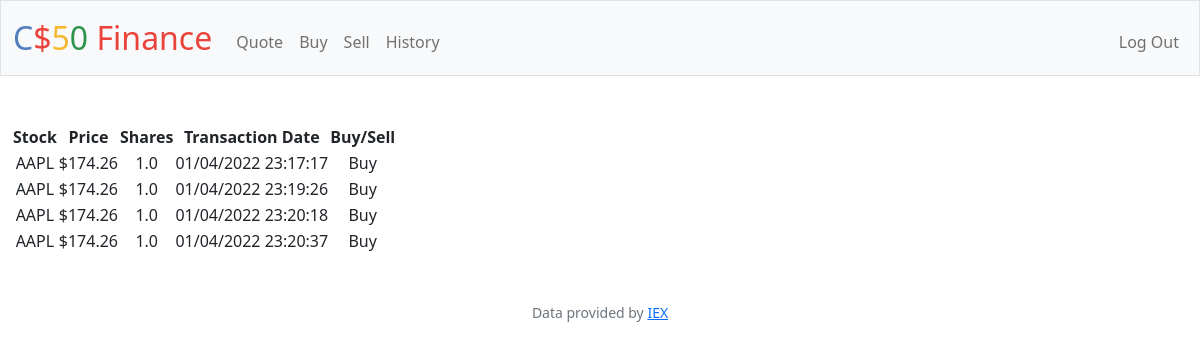
The app's page /history (signed in) with its own data.
### tables this page shows
CREATE TABLE purchases(id INTEGER, stock TEXT NOT NULL, price FLOAT NOT NULL, shares TEXT NOT NULL, date_time TEXT NOT NULL);

### app.py (the view)
@app.route("/history")
@login_required
def history():
    buys = db.execute("SELECT * FROM purchases WHERE id = ?", session["user_id"])
    sells = db.execute("SELECT * FROM sales WHERE id = ?", session["user_id"])
    return render_template("history.html", buys=buys, sells=sells, usd=usd)

### app.py (called while the page is built)
@app.after_request
def after_request(response):
    response.headers["Cache-Control"] = "no-cache, no-store, must-revalidate"
    response.headers["Expires"] = 0
    response.headers["Pragma"] = "no-cache"
    return response

### helpers.py (called while the page is built)
def login_required(f):
    @wraps(f)
    def decorated_function(*args, **kwargs):
        if session.get("user_id") is None:
            return redirect("/login")
        return f(*args, **kwargs)
    return decorated_function

def usd(value):
    return f"${value:,.2f}"

### templates/history.html (shortened to what this page needs)
{% extends "layout.html" %}
{% block main %}
<table>
    <tr>
    <th>Stock</th>
    <th>Price</th>
    <th>Shares</th>
    <th>Transaction Date</th>
    <th>Buy/Sell</th>
    </tr>
    {% for row in buys %}
    <tr>
        <td>{{ row["stock"] }}</td>
        <td>{{ usd(row["price"]) }}</td>
        <td>{{ row["shares"] }}</td>
        <td>{{ row["date_time"] }}</td>
        <td>Buy</td>
    </tr>
    {% endfor %}
</table>
{% endblock %}

### templates/layout.html (shortened to what this page needs)
<!DOCTYPE html>
<html lang="en">
    <head>
        <link href="https://cdn.jsdelivr.net/npm/bootstrap@5.1.3/dist/css/bootstrap.min.css" rel="stylesheet">
        <link href="/static/styles.css" rel="stylesheet">
    </head>
    <body>
        <nav class="bg-light border navbar navbar-expand-md navbar-light">
            <div class="container-fluid">
                <a class="navbar-brand" href="/"><span class="blue">C</span><span class="red">$</span><span class="yellow">5</span><span class="green">0</span> <span class="red">Finance</span></a>
                <div class="collapse navbar-collapse" id="navbar">
                    {% if session["user_id"] %}
                        <ul class="navbar-nav me-auto mt-2">
                            <li class="nav-item"><a class="nav-link" href="/quote">Quote</a></li>
                            <li class="nav-item"><a class="nav-link" href="/buy">Buy</a></li>
                            <li class="nav-item"><a class="nav-link" href="/sell">Sell</a></li>
                            <li class="nav-item"><a class="nav-link" href="/history">History</a></li>
                        </ul>
                        <ul class="navbar-nav ms-auto mt-2">
                            <li class="nav-item"><a class="nav-link" href="/logout">Log Out</a></li>
                        </ul>
                    {% else %}
                        <ul class="navbar-nav ms-auto mt-2">
                            <li class="nav-item"><a class="nav-link" href="/register">Register</a></li>
                            <li class="nav-item"><a class="nav-link" href="/login">Log In</a></li>
                        </ul>
                    {% endif %}
                </div>
            </div>
        </nav>
        <main class="container-fluid py-5 text-center">
            {% block main %}{% endblock %}
        </main>
        <footer class="mb-5 small text-center text-muted">
            Data provided by <a href="https://iexcloud.io/">IEX</a>
        </footer>
    </body>
</html>

### static/styles.css (style rules this page uses)
nav .navbar-brand { font-size: xx-large; }
nav .navbar-brand .blue { color: #537fbe; }
nav .navbar-brand .red { color: #ea433b; }
nav .navbar-brand .yellow { color: #f5b82e; }
nav .navbar-brand .green { color: #2e944b; }

### records on screen
purchases: stock "AAPL", price "$174.26", shares "1.0", date_time "01/04/2022 23:17:17"
purchases: stock "AAPL", price "$174.26", shares "1.0", date_time "01/04/2022 23:19:26"
purchases: stock "AAPL", price "$174.26", shares "1.0", date_time "01/04/2022 23:20:18"
purchases: stock "AAPL", price "$174.26", shares "1.0", date_time "01/04/2022 23:20:37"
